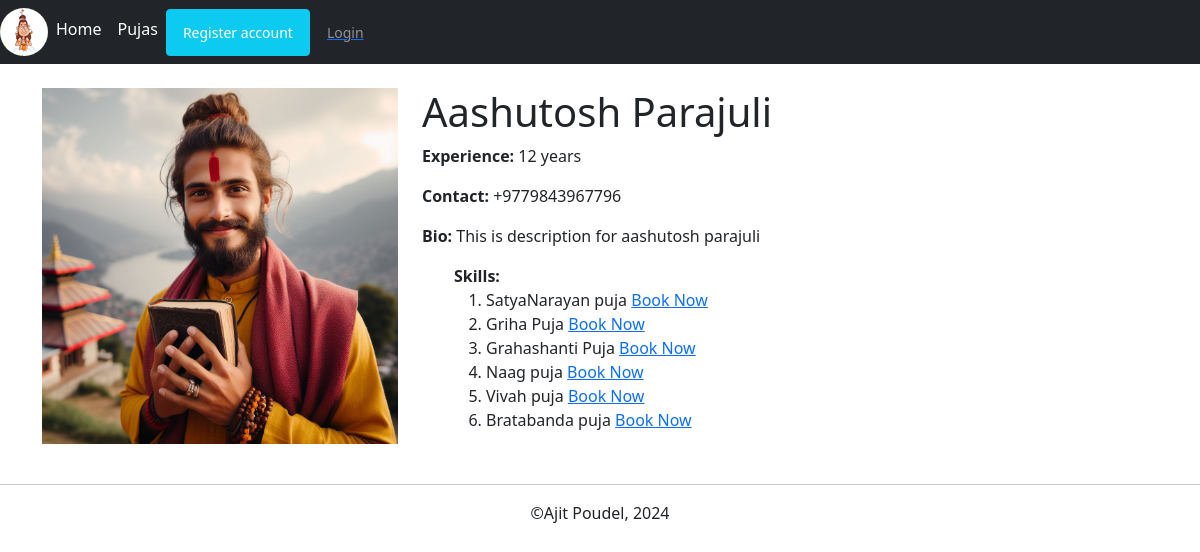
The page /pandit_profile/5 on the database its author committed.
### app1/models.py (models this page shows, shortened)
class Pandit(models.Model):
    name = models.CharField(max_length=30,null=True)
    experience=models.IntegerField(max_length=3,null=True)
    skills = models.ManyToManyField(Puja)
    desc = models.CharField(max_length=300)
    contact=models.CharField(max_length=15,null=True)
    pandit_image=models.ImageField(null=True,blank=True)

class Puja(models.Model):
    name = models.CharField(max_length=30,null=True)
    desc = models.CharField(max_length=3000,null=True)
    puja_image=models.ImageField(null=True,blank=True)
    def __str__(self):
        return self.name

### app1/views.py (the view)
# urls.py: path('pandit_profile/<str:pk>',views.panditProfile,name="pandit_profile"),
def panditProfile(request,pk):
    pandit=Pandit.objects.get(id=pk)
    skills = pandit.skills.all()
    context={
        'pandit':pandit,
        'skills':skills
    }
    return render(request,"pandit_profile.html",context)

### templates/pandit_profile.html (shortened to what this page needs)
{%extends "main.html"%}
{% block content %}
<div class="container mt-4">
    <div class="row">
        <div class="col-md-4">
            <img src="/static/images/{{pandit.pandit_image}}" alt="{{ pandit.name }}" class="img-fluid mb-4">
        </div>
        <div class="col-md-8">
            <h1>{{ pandit.name }}</h1>
            <p><strong>Experience:</strong> {{ pandit.experience }} years</p>
            <p><strong>Contact:</strong> {{ pandit.contact }}</p>
            <p><strong>Bio:</strong> {{ pandit.desc }}</p>
            <ol><strong>Skills:</strong><ol>
                {%for skill in skills%}
                {%if request.user.is_authenticated%}
                <li>{{skill}}       <a class="book-btn" href={%url "book_pandit" skill.id pandit.id%}>Book Now</a></li>
                {%else%}
                <li>{{skill}}       <a class="book-btn" href={%url "login"%}>Book Now</a></li>
                {%endif%}
                {%endfor%}
        </div>
    </div>
</div>
{%endblock content%}

### templates/main.html (style rules this page uses)
body { background-color: antiquewhite; padding:0px; margin:0px; }

### rows shown on the page
Pandit: pandit_image (picture), name "Aashutosh Parajuli", experience "12", contact "+9779843967796", desc "This is description for aashutosh parajuli"
Puja: name "SatyaNarayan puja"
Puja: name "Griha Puja"
Puja: name "Grahashanti Puja"
Puja: name "Naag puja"
Puja: name "Vivah puja"
Puja: name "Bratabanda puja"
